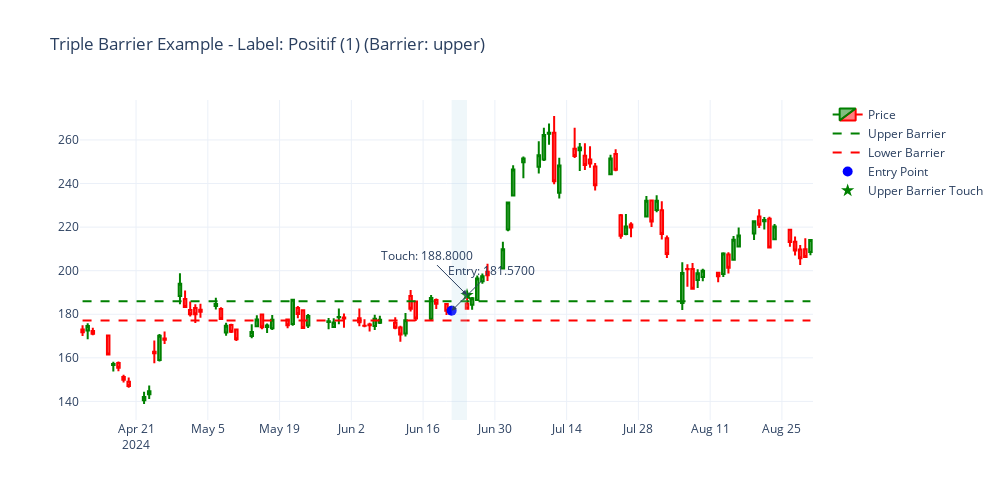

The code cell stored with this chart in its notebook:
### Code cell
# Visualisasi sampel dengan label 1 (positif)
try:
    fig_label_1 = visualize_triple_barrier_sample(filtered_df, triple_barrier_df, label_value=1, window_size=50)
    if fig_label_1:
        fig_label_1.show()
except Exception as e:
    print(f"Error saat memvisualisasikan label 1: {e}")
    # Menampilkan kolom yang tersedia jika terjadi error
    if not triple_barrier_df.empty:
        print("\nKolom yang tersedia dalam triple_barrier_df:")
        print(triple_barrier_df.columns.tolist())
